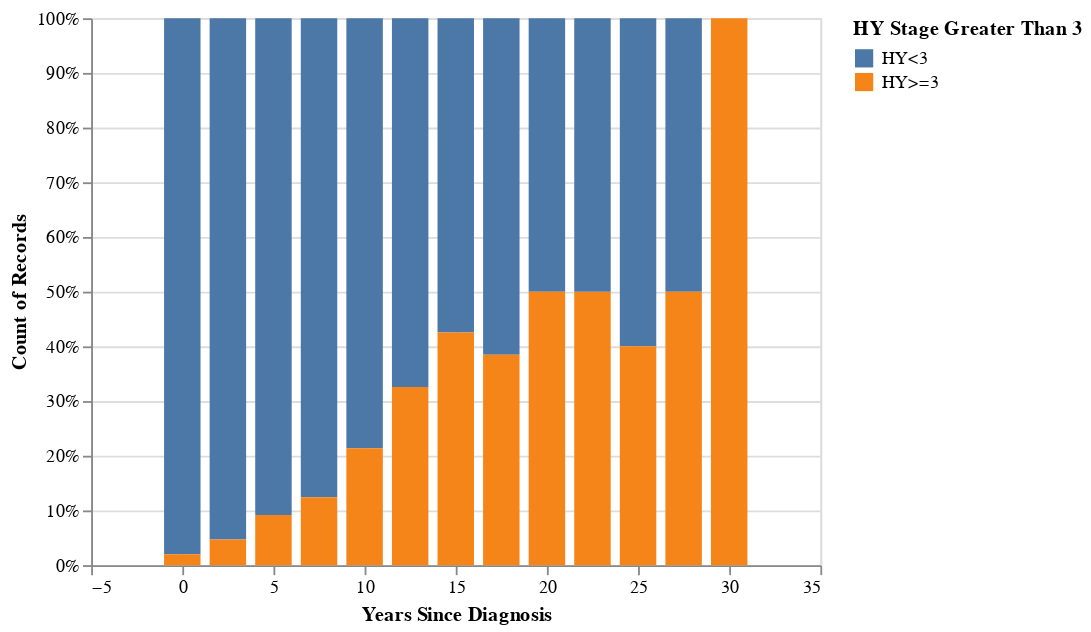

The code cell stored with this chart in its notebook:
### Markdown cell above
## Download a streamlit app example

This example comes from [How to Build a Simple Machine Learning Web App in Python](https://www.youtube.com/watch?v=8M20LyCZDOY)

### Code cell
#The first step is to mount google drive to the python environment allowing access to the data
from google.colab import drive
drive.mount('/content/gdrive')
datafolder = f'/content/gdrive/MyDrive/Hackathon/data'
workfolder = f'/content/gdrive/MyDrive/Hackathon/work'

import streamlit as st
import pandas as pd
import numpy as np
import datetime as dt
import os
import altair as alt

os.chdir(workfolder)\

# files = os.listdir(datafolder)
# data = pd.DataFrame()

# for file in files:
#   dat = pd.read_csv("data/" + file)
#   f_name = file.split("p")[0]
#   dat["participant_id"] = (f_name + dat.participant_id.astype(str))
#   data = data.append(dat)

cols = ["participant_id","visit_name","hoehn_and_yahr_stage","age_at_baseline","age_at_diagnosis","date_visit","date_baseline"]

d = pd.read_csv("data/PPMI_processed.csv", usecols = cols)

d.loc[:,"BL_durdx"] = d.age_at_baseline - d.age_at_diagnosis
d.loc[:,"daysB"] = d.date_visit - d.date_baseline
d.loc[:,"daysDx"] = (d.daysB + d.BL_durdx * 365.25).round(2)
d.loc[:,"yearsDx"] = (d.daysDx / 365.25).round(0)

ydx = d.loc[:,["participant_id","yearsDx","hoehn_and_yahr_stage"]].dropna().drop_duplicates(keep="first", subset = ["participant_id","yearsDx"])
ydx = ydx[(ydx.yearsDx > 0)]
#ydx = ydx.pivot_table(columns = "hoehn_and_yahr_stage", index = "yearsDx", values = 'participant_id', aggfunc = "count").fillna(0)
ydx.loc[:,"hoehn_and_yahr_stage"] = ydx.hoehn_and_yahr_stage.round()
ydx.loc[:,"HY Stage Greater Than 3"] = ["HY<3" if i < 3 
                      else "HY>=3" for i in ydx.hoehn_and_yahr_stage]
ydx.loc[:,"yearsDx"] = (ydx.yearsDx / 2.5).round(0) * 2.5

c1 = alt.Chart(ydx).mark_bar(size = 20).encode(
     y='yearsDx',
     x=alt.X("count():Q", stack="normalize"),
     color='hoehn_and_yahr_stage:N'
)

ydx = ydx.rename({"yearsDx" : "Years Since Diagnosis"},axis=1)

c2 = alt.Chart(ydx).mark_bar(size = 20).encode(
     x="Years Since Diagnosis",
     y=alt.Y("count():Q", stack="normalize"),
     color='HY Stage Greater Than 3:N'
)

c2

### Figure 1 — Vega-Lite specification as saved in the notebook (floating-point values rounded to 4 significant figures; data arrays with more than 128 entries replaced by an {"elided": "..."} marker saying what was removed)
{"config": {"view": {"continuousWidth": 400, "continuousHeight": 300}}, "data": {"name": "data-032ae728db37d13d8d2d4a51d8518037"}, "mark": {"type": "bar", "size": 20}, "encoding": {"color": {"type": "nominal", "field": "HY Stage Greater Than 3"}, "x": {"type": "quantitative", "field": "Years Since Diagnosis"}, "y": {"type": "quantitative", "aggregate": "count", "stack": "normalize"}}, "$schema": "https://vega.github.io/schema/vega-lite/v4.8.1.json", "datasets": {"data-032ae728db37d13d8d2d4a51d8518037": {"elided": "4215 records"}}}
